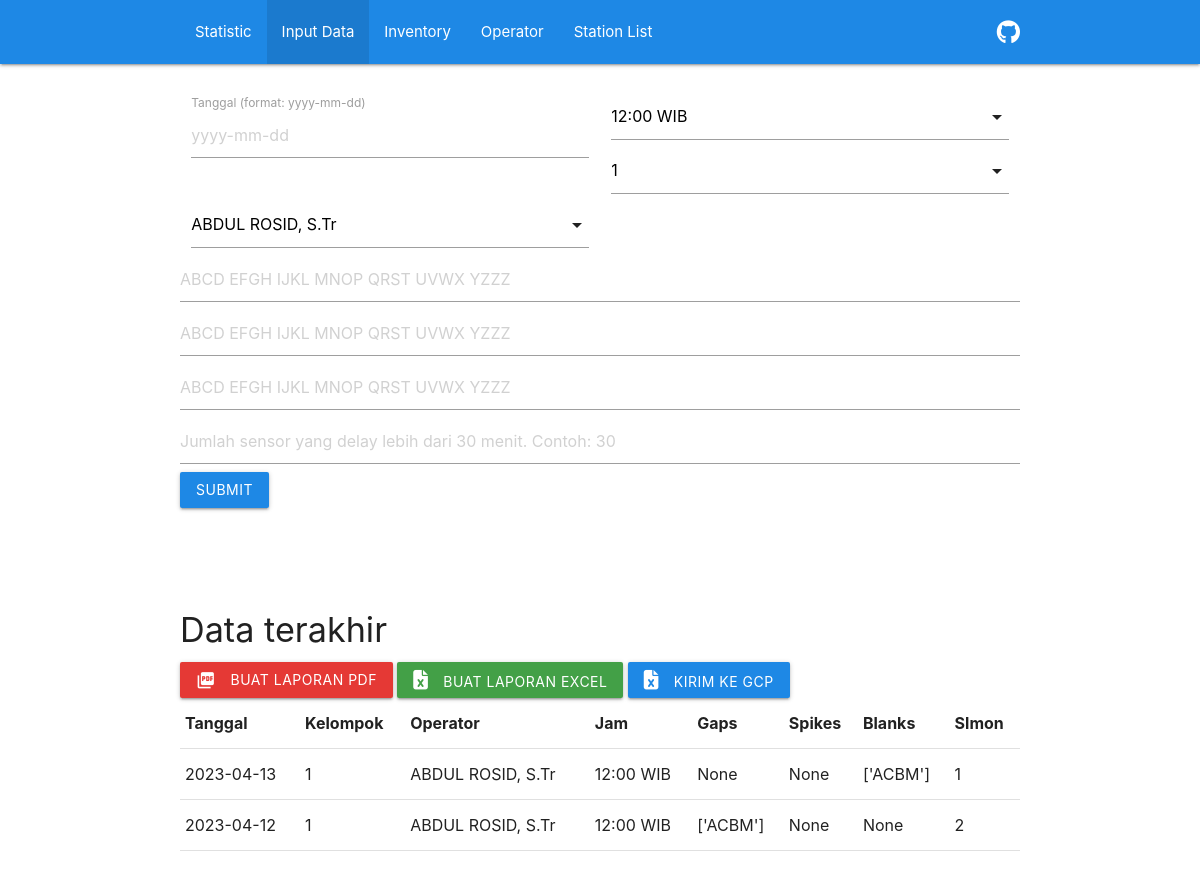
The app's page /checklist-seiscomp/create_view/ with its own data.
### ChecklistSeiscomp/models.py (models this page shows, shortened)
class ChecklistSeiscompModel(models.Model):
    tanggal = models.DateField()
    jam = models.CharField(max_length=20, choices=WAKTU, default='12:00 WIB')
    kelompok = models.IntegerField(choices=KELOMPOK, default=1)
    operator = models.TextField(null=True,)
    gaps = models.CharField(max_length=500, null=True, blank=True)
    spikes = models.CharField(max_length=500, null=True, blank=True)
    blanks = models.CharField(max_length=500, null=True, blank=True)
    slmon = models.PositiveIntegerField(null=True, blank=True)

### ChecklistSeiscomp/views.py (the view)
# urls.py: path('create_view/', views.create_view, name='create_view'),
def create_view(request):
    context = {}
    context['dataset'] = ChecklistSeiscompModel.objects.all().order_by('-tanggal')[:2]
    input_form = InputForm(request.POST or None)
    if input_form.is_valid():
        input_form.save()
        input_form = InputForm()
    context['input_form'] = input_form
    return render(request, "create_view.html", context)

### ChecklistSeiscomp/models.py (called while the page is built)
    def __str__(self):
        return self.name

### ChecklistSeiscomp/templates/create_view.html (shortened to what this page needs)
{% extends "base.html" %}
{% load materializecss %}
{% block content %}
<div class="container" style="padding-top: 2rem; padding-bottom: 2rem;">
    <div class="row">
        <form method="POST" enctype="multipart/form-data">
            <div class="col m6 s12">
                <label for="tanggal">Tanggal (format: yyyy-mm-dd)</label>
                {{ input_form.tanggal }}
            </div>
            <div class="col m6 s12">
            </div>
            <div class="col m6 s12">
            </div>
            <div class="col m6 s12">
            </div>
            <div>
                {{ input_form.gaps|materializecss}}
            </div>
            <div>
                {{ input_form.spikes|materializecss}}
            </div>
            <div>
                {{ input_form.blanks|materializecss}}
            </div>
            <div>
                {{ input_form.slmon|materializecss}}
            </div>
            <button type="submit" class="btn waves-effect waves-light blue darken-1" type="submit"
                name="action">Submit</button>
        </form>
    </div>
    <br><br>
    <h4>Data terakhir</h4>
    <a style="" class="waves-effect waves-light btn red darken-1"
        onclick="window.location.href='{% url 'ChecklistSeiscomp:export_pdf_instant' %}'"><i
            class="material-icons left">picture_as_pdf</i>Buat
        Laporan PDF</a>
    <a class="waves-effect waves-light btn green darken-1"
        onclick="window.location.href='{% url 'ChecklistSeiscomp:export_excel_instant' %}'"><i
            class="fa-solid fa-file-excel" style="padding-right: 1rem;"></i>Buat Laporan
        Excel</a>
    <a class="waves-effect waves-light btn blue darken-1"
        onclick="window.location.href='{% url 'ChecklistSeiscomp:send_to_gcp_ss' %}'"><i
            class="fa-solid fa-file-excel" style="padding-right: 1rem;"></i>Kirim ke GCP</a>
    <table>
        <tr>
            <th>Tanggal</th>
            <th>Kelompok</th>
            <th>Operator</th>
            <th>Jam</th>
            <th>Gaps</th>
            <th>Spikes</th>
            <th>Blanks</th>
            <th>Slmon</th>
        </tr>
        {% for data in dataset %}
        <tr>
            <td> {{ data.tanggal|date:'Y-m-d' }} </td>
            <td> {{ data.kelompok }} </td>
            <td> {{ data.operator }} </td>
            <td> {{ data.jam }} </td>
            <td> {{ data.gaps }} </td>
            <td> {{ data.spikes }} </td>
            <td> {{ data.blanks }} </td>
            <td> {{ data.slmon }} </td>
        </tr>
        {% endfor %}
    </table>
</div>
{% endblock content %}

### records on screen
ChecklistSeiscompModel: tanggal "2023-04-13", kelompok "1", operator "ABDUL ROSID, S.Tr", jam "12:00 WIB", gaps "None", spikes "None", blanks "['ACBM']", slmon "1"
ChecklistSeiscompModel: tanggal "2023-04-12", kelompok "1", operator "ABDUL ROSID, S.Tr", jam "12:00 WIB", gaps "['ACBM']", spikes "None", blanks "None", slmon "2"
